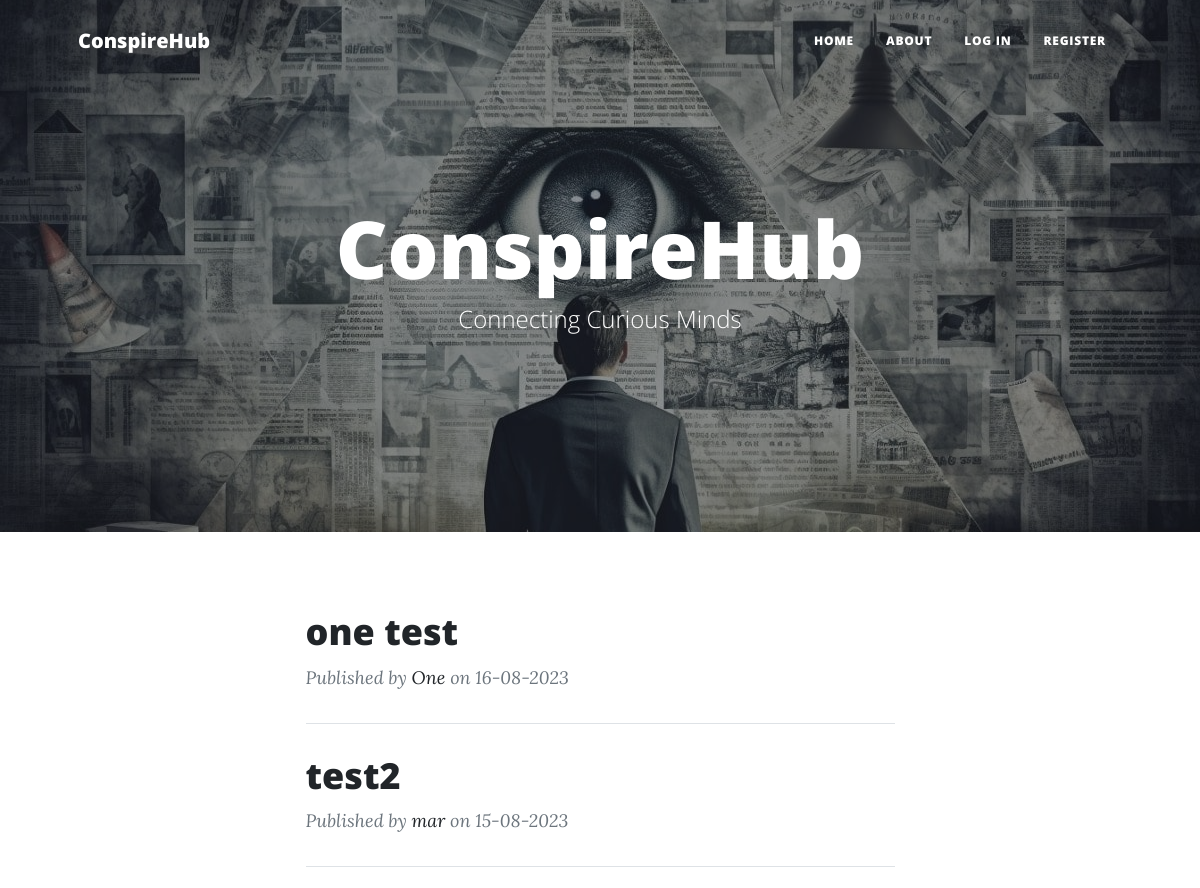
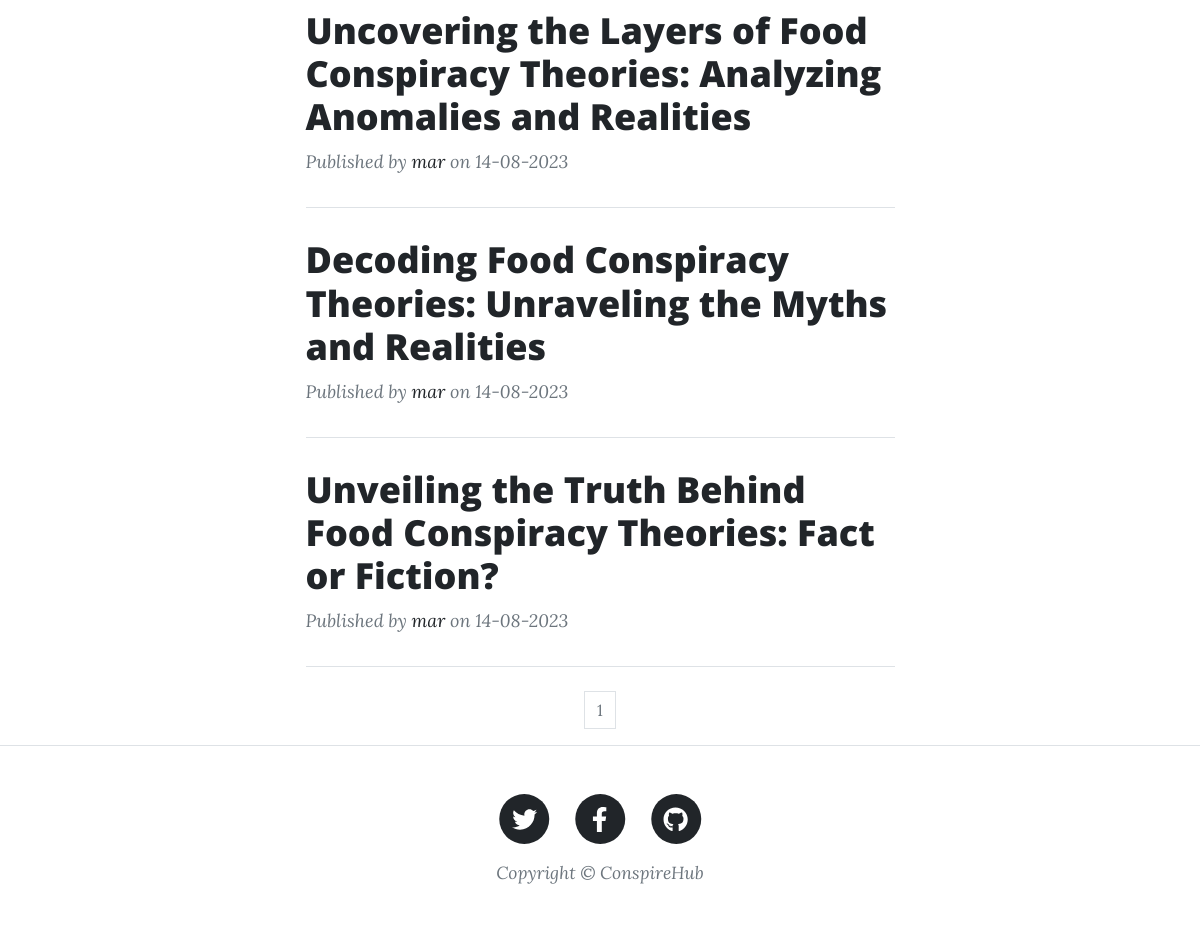
The page / on the database its author committed (2 pictures, top to bottom).
### blogproject/models.py (models this page shows, shortened)
class BlogPost(db.Model):
    users = db.relationship(User)
    id = db.Column(db.Integer, primary_key=True)
    user_id = db.Column(db.Integer, db.ForeignKey('users.id'), nullable=False)
    date = db.Column(db.DateTime, nullable=False, default=datetime.utcnow)
    title = db.Column(db.String(160), nullable=False)
    text = db.Column(db.Text, nullable=False)

class User(db.Model, UserMixin):
    __tablename__ = 'users'
    id = db.Column(db.Integer, primary_key=True)
    profile_image = db.Column(
        db.String(64), nullable=False, default='snake.png')
    email = db.Column(db.String(64), unique=True, index=True)
    username = db.Column(db.String(64), unique=True, index=True)
    password_hash = db.Column(db.String(128))
    posts = db.relationship('BlogPost', backref='author', lazy=True)

### blogproject/core/views.py (the view)
@core.route('/')
def index():
    page = request.args.get('page', 1, type=int)
    blog_posts = BlogPost.query.order_by(BlogPost.date.desc()).paginate(page=page, per_page=5)
    return render_template('index.html', blog_posts=blog_posts)

### blogproject/templates/index.html (shortened to what this page needs)
{% extends "base.html" %}
{% block content %}
    <div class="container px-4 px-lg-5">
        <div class="row gx-4 gx-lg-5 justify-content-center">
            <div class="col-md-10 col-lg-8 col-xl-7">
                {% for post in blog_posts.items %}
                <div class="post-preview">
                    <a href="{{ url_for('blog_posts.view_post', blog_post_id=post.id) }}">
                        <h2 class="post-title">{{ post.title}}</h2>
                    </a>
                    <p class="post-meta">
                        Published by
                        <a href="{{ url_for('users.user_posts', username=post.author.username) }}">{{post.author.username }}</a>
                        on <span>{{ post.date.strftime('%d-%m-%Y') }}</span>
                    </p>
                </div>
                <hr class="my-4" />
                {% endfor %}
            </div>
        </div>
    </div>
    <nav aria-label="Page navigation example">
        <ul class="pagination justify-content-center">
            {% for page_num in blog_posts.iter_pages(left_edge=1, right_edge=1, left_current=1, right_current=2) %}
            {% if blog_posts.page == page_num %}
            <li class="page-item disabled">
                <a class="page-link" href="{{ url_for('core.index', page=page_num) }}">{{ page_num }}</a>
            </li>
            {% else %}
            <li class="page-item"><a class="page-link" href="{{ url_for('core.index', page=page_num) }}">{{ page_num
                    }}</a></li>
            {% endif %}
            {% endfor %}
    </nav>
    {% endblock %}

### blogproject/templates/base.html (shortened to what this page needs)
<!DOCTYPE html>
<html lang="en" dir="ltr">
<head>
        <link href="{{ url_for('static', filename='css/style.css') }}" rel="stylesheet"/>
</head>
<body>
    <nav class="navbar navbar-expand-lg navbar-light" id="mainNav">
        <div class="container px-4 px-lg-5">
            <a class="navbar-brand" href="{{url_for('core.index')}}">ConspireHub</a>
            <div class="collapse navbar-collapse" id="navbarResponsive">
                <ul class="navbar-nav ms-auto py-4 py-lg-0">
                    <li class="nav-item"><a class="nav-link px-lg-3 py-3 py-lg-4" href="{{url_for('core.index')}}">Home</a></li>
                    <li class="nav-item"><a class="nav-link px-lg-3 py-3 py-lg-4" href="{{url_for('core.info')}}">About</a></li>
                    {% if current_user.is_authenticated %}
                    <li class="nav-item"><a class="nav-link px-lg-3 py-3 py-lg-4" href="{{url_for('users.logout')}}">Log Out</a></li>
                    <li class="nav-item"><a class="nav-link px-lg-3 py-3 py-lg-4" href="{{url_for('users.account')}}">Account</a></li>
                    <li class="nav-item"><a class="nav-link px-lg-3 py-3 py-lg-4" href="{{url_for('blog_posts.create_post')}}">Create Article</a></li>
                    {% else %}
                    <li class="nav-item"><a class="nav-link px-lg-3 py-3 py-lg-4" href="{{url_for('users.login')}}">Log In</a></li>
                    <li class="nav-item"><a class="nav-link px-lg-3 py-3 py-lg-4" href="{{url_for('users.register')}}">Register</a></li>
                    {% endif %}
                </ul>
            </div>
        </div>
    </nav>
    <header class="masthead" style="background-image: url('{{ url_for('static', filename='img/bg.jpg') }}')">
        <div class="container position-relative px-4 px-lg-5">
            <div class="row gx-4 gx-lg-5 justify-content-center">
                <div class="col-md-10 col-lg-8 col-xl-7">
                    <div class="site-heading">
                        <h1>ConspireHub</h1>
                        <span class="subheading">Connecting Curious Minds</span>
                    </div>
                </div>
            </div>
        </div>
    </header>
    {% block content %}
    {% endblock %}
    <footer class="border-top">
        <div class="container px-4 px-lg-5">
            <div class="row gx-4 gx-lg-5 justify-content-center">
                <div class="col-md-10 col-lg-8 col-xl-7">
                    <ul class="list-inline text-center">
                        <li class="list-inline-item">
                            <a href="http://www.twitter.com">
                                <span class="fa-stack fa-lg">
                                    <i class="fas fa-circle fa-stack-2x"></i>
                                    <i class="fab fa-twitter fa-stack-1x fa-inverse"></i>
                                </span>
                            </a>
                        </li>
                        <li class="list-inline-item">
                            <a href="https://www.facebook.com">
                                <span class="fa-stack fa-lg">
                                    <i class="fas fa-circle fa-stack-2x"></i>
                                    <i class="fab fa-facebook-f fa-stack-1x fa-inverse"></i>
                                </span>
                            </a>
                        </li>
                        <li class="list-inline-item">
                            <a href="https://www.github.com/marius-george">
                                <span class="fa-stack fa-lg">
                                    <i class="fas fa-circle fa-stack-2x"></i>
                                    <i class="fab fa-github fa-stack-1x fa-inverse"></i>
                                </span>
                            </a>
                        </li>
                    </ul>
                    <div class="small text-center text-muted fst-italic">Copyright &copy; ConspireHub</div>
                </div>
            </div>
        </div>
    </footer>
</body>
</html>

### rows shown on the page
BlogPost: title "one test", author.username "One", date "16-08-2023"
BlogPost: title "test2", author.username "mar", date "15-08-2023"
BlogPost: title "Uncovering the Layers of Food Conspiracy Theories: Analyzing Anomalies and Realities", author.username "mar", date "14-08-2023"
BlogPost: title "Decoding Food Conspiracy Theories: Unraveling the Myths and Realities", author.username "mar", date "14-08-2023"
BlogPost: title "Unveiling the Truth Behind Food Conspiracy Theories: Fact or Fiction?", author.username "mar", date "14-08-2023"

### other values the page prints
{{ page_num }} "1"
